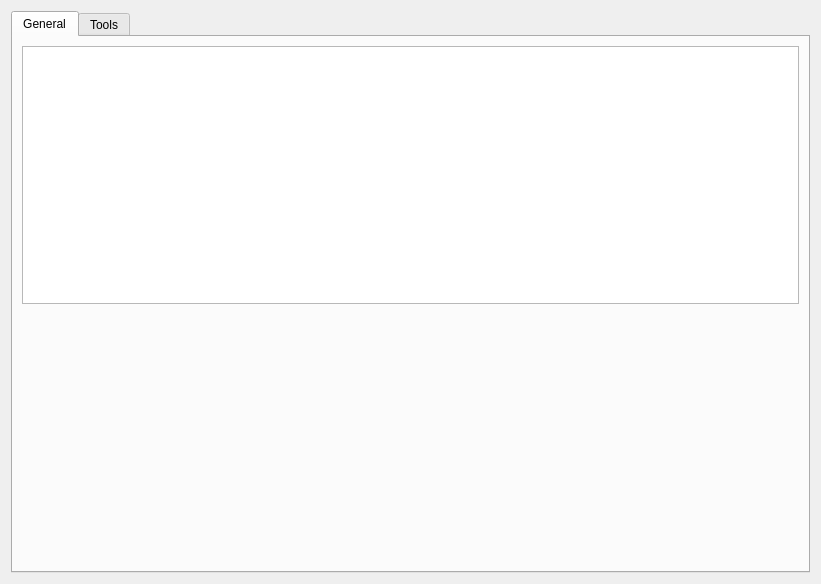
<?xml version="1.0" encoding="UTF-8"?>
<ui version="4.0">
 <class>PageAppGeneral</class>
 <widget class="QWidget" name="PageAppGeneral">
  <property name="geometry">
   <rect>
    <x>0</x>
    <y>0</y>
    <width>821</width>
    <height>584</height>
   </rect>
  </property>
  <property name="windowTitle">
   <string>Form</string>
  </property>
  <layout class="QVBoxLayout" name="verticalLayout_2">
   <item>
    <widget class="QTabWidget" name="tabWidget">
     <property name="currentIndex">
      <number>0</number>
     </property>
     <widget class="QWidget" name="tab">
      <attribute name="title">
       <string>General</string>
      </attribute>
      <layout class="QVBoxLayout" name="verticalLayout">
       <item>
        <widget class="ParamTable" name="appTab"/>
       </item>
       <item>
        <spacer name="verticalSpacer_2">
         <property name="orientation">
          <enum>Qt::Vertical</enum>
         </property>
         <property name="sizeHint" stdset="0">
          <size>
           <width>0</width>
           <height>0</height>
          </size>
         </property>
        </spacer>
       </item>
      </layout>
     </widget>
     <widget class="QWidget" name="tab_2">
      <attribute name="title">
       <string>Tools</string>
      </attribute>
      <layout class="QVBoxLayout" name="verticalLayout_4" stretch="0,0,1">
       <item>
        <widget class="QGroupBox" name="groupBox">
         <property name="title">
          <string>Servo Output</string>
         </property>
         <layout class="QHBoxLayout" name="horizontalLayout" stretch="1,0">
          <property name="spacing">
           <number>12</number>
          </property>
          <item>
           <widget class="QFrame" name="servoFrame">
            <property name="well" stdset="0">
             <bool>true</bool>
            </property>
            <layout class="QVBoxLayout" name="verticalLayout_3">
             <property name="leftMargin">
              <number>14</number>
             </property>
             <property name="topMargin">
              <number>8</number>
             </property>
             <property name="rightMargin">
              <number>14</number>
             </property>
             <property name="bottomMargin">
              <number>8</number>
             </property>
             <item>
              <widget class="QSlider" name="servoSlider">
               <property name="maximum">
                <number>1000</number>
               </property>
               <property name="value">
                <number>500</number>
               </property>
               <property name="orientation">
                <enum>Qt::Orientation::Horizontal</enum>
               </property>
               <property name="tickPosition">
                <enum>QSlider::TickPosition::TicksBothSides</enum>
               </property>
               <property name="tickInterval">
                <number>50</number>
               </property>
              </widget>
             </item>
            </layout>
           </widget>
          </item>
          <item>
           <widget class="QPushButton" name="servoCenterButton">
            <property name="text">
             <string>Center</string>
            </property>
           </widget>
          </item>
         </layout>
        </widget>
       </item>
       <item>
        <widget class="QLabel" name="servoHintLabel">
         <property name="hint" stdset="0">
          <bool>true</bool>
         </property>
         <property name="bonus" stdset="0">
          <bool>true</bool>
         </property>
         <property name="text">
          <string>Enable Servo Output on the General tab turns on the servo output on the PPM port when the PPM app is disabled.</string>
         </property>
         <property name="wordWrap">
          <bool>true</bool>
         </property>
        </widget>
       </item>
       <item>
        <spacer name="verticalSpacer">
         <property name="orientation">
          <enum>Qt::Orientation::Vertical</enum>
         </property>
         <property name="sizeHint" stdset="0">
          <size>
           <width>20</width>
           <height>406</height>
          </size>
         </property>
        </spacer>
       </item>
      </layout>
     </widget>
    </widget>
   </item>
  </layout>
 </widget>
 <customwidgets>
  <customwidget>
   <class>ParamTable</class>
   <extends>QTableWidget</extends>
   <header>widgets/paramtable.h</header>
  </customwidget>
 </customwidgets>
 <resources/>
 <connections/>
</ui>
